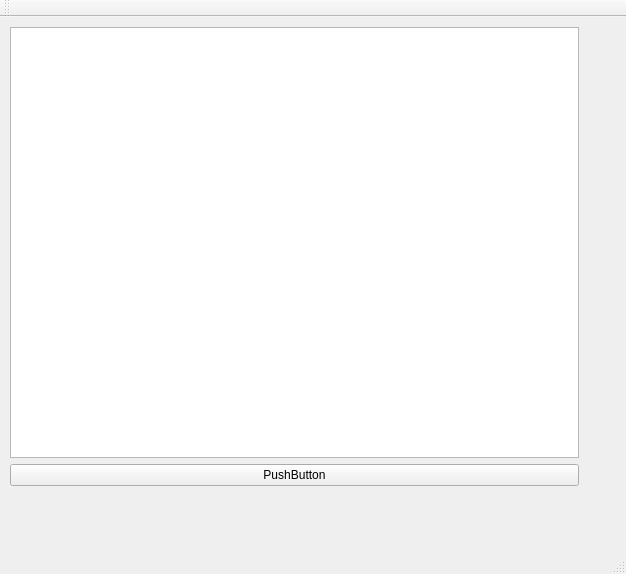
<?xml version="1.0" encoding="UTF-8"?>
<ui version="4.0">
 <class>MainWindow</class>
 <widget class="QMainWindow" name="MainWindow">
  <property name="geometry">
   <rect>
    <x>0</x>
    <y>0</y>
    <width>626</width>
    <height>574</height>
   </rect>
  </property>
  <property name="windowTitle">
   <string>MainWindow</string>
  </property>
  <property name="autoFillBackground">
   <bool>true</bool>
  </property>
  <widget class="QWidget" name="centralWidget">
   <widget class="QWidget" name="verticalLayoutWidget">
    <property name="geometry">
     <rect>
      <x>-1</x>
      <y>-1</y>
      <width>591</width>
      <height>481</height>
     </rect>
    </property>
    <layout class="QVBoxLayout" name="verticalLayout">
     <item>
      <widget class="QGraphicsView" name="graphicsView"/>
     </item>
     <item>
      <widget class="QPushButton" name="pushButton">
       <property name="text">
        <string>PushButton</string>
       </property>
      </widget>
     </item>
    </layout>
   </widget>
  </widget>
  <widget class="QMenuBar" name="menuBar">
   <property name="geometry">
    <rect>
     <x>0</x>
     <y>0</y>
     <width>626</width>
     <height>27</height>
    </rect>
   </property>
  </widget>
  <widget class="QToolBar" name="mainToolBar">
   <attribute name="toolBarArea">
    <enum>TopToolBarArea</enum>
   </attribute>
   <attribute name="toolBarBreak">
    <bool>false</bool>
   </attribute>
  </widget>
  <widget class="QStatusBar" name="statusBar"/>
 </widget>
 <layoutdefault spacing="6" margin="11"/>
 <resources/>
 <connections/>
</ui>
